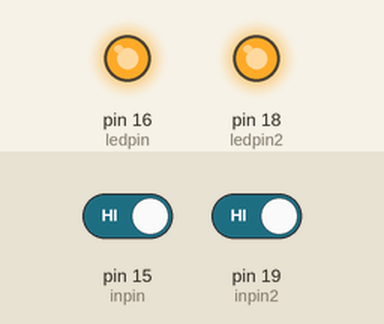
The sketch below on a simulated Arduino Uno, built with avr-gcc and run on an emulated ATmega328P. Parts: output pins drawn as LEDs (lit = HIGH). The inputs (shaded band) are chosen by the test bench; at power-on: pin 15 (inpin) HIGH, pin 19 (inpin2) HIGH.

Above: at 1.2 s.
1.3 s: pin 15 (inpin) driven LOW
At 1.7 s:
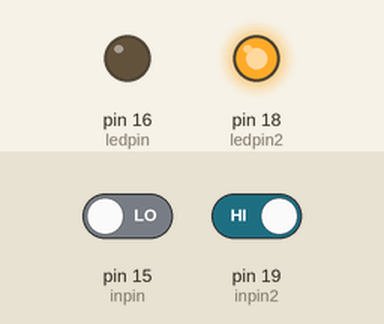
2.8 s: pin 19 (inpin2) driven LOW
At 4.0 s:
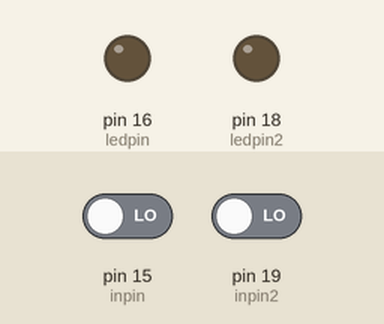
4.3 s: pin 15 (inpin) driven HIGH
At 5.2 s:
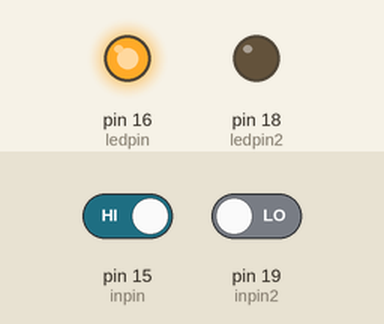
5.8 s: pin 19 (inpin2) driven HIGH
At 6.3 s:
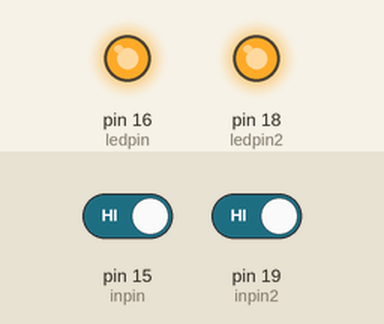
Timing chart, 0 to 8.3 s (numbered marks = the images above; inputs shaded):
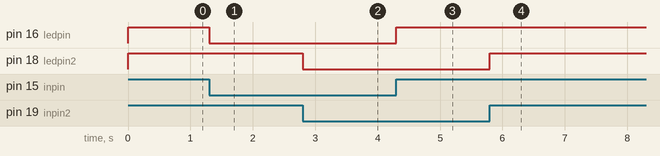

Measured:
- after the input at 1.3 s, pin 16 (ledpin): HIGH → LOW at once
- after the input at 2.8 s, pin 18 (ledpin2): HIGH → LOW at once
- after the input at 4.3 s, pin 16 (ledpin): LOW → HIGH at once
- after the input at 5.8 s, pin 18 (ledpin2): LOW → HIGH at once

The sketch:

sketch_sep26a-20230926.ino
```cpp
int ledpin=16;
int inpin=15;

int ledpin2=18;
int inpin2=19;
int val;
int val2;
void setup() {
  // put your setup code here, to run once:
  pinMode( ledpin, OUTPUT);
  pinMode( inpin, INPUT);
  pinMode( ledpin2, OUTPUT);
  pinMode( inpin2, INPUT);
}

void loop() {
  // put your main code here, to run repeatedly:
  val=digitalRead(inpin);
  val2=digitalRead(inpin2);
 if(val==LOW){
    digitalWrite(ledpin,LOW);
  }
  else{
    digitalWrite(ledpin,HIGH);
  }

  if(val2==LOW){
    digitalWrite(ledpin2,LOW);
  }
  else{
    digitalWrite(ledpin2,HIGH);
  }
}
```
